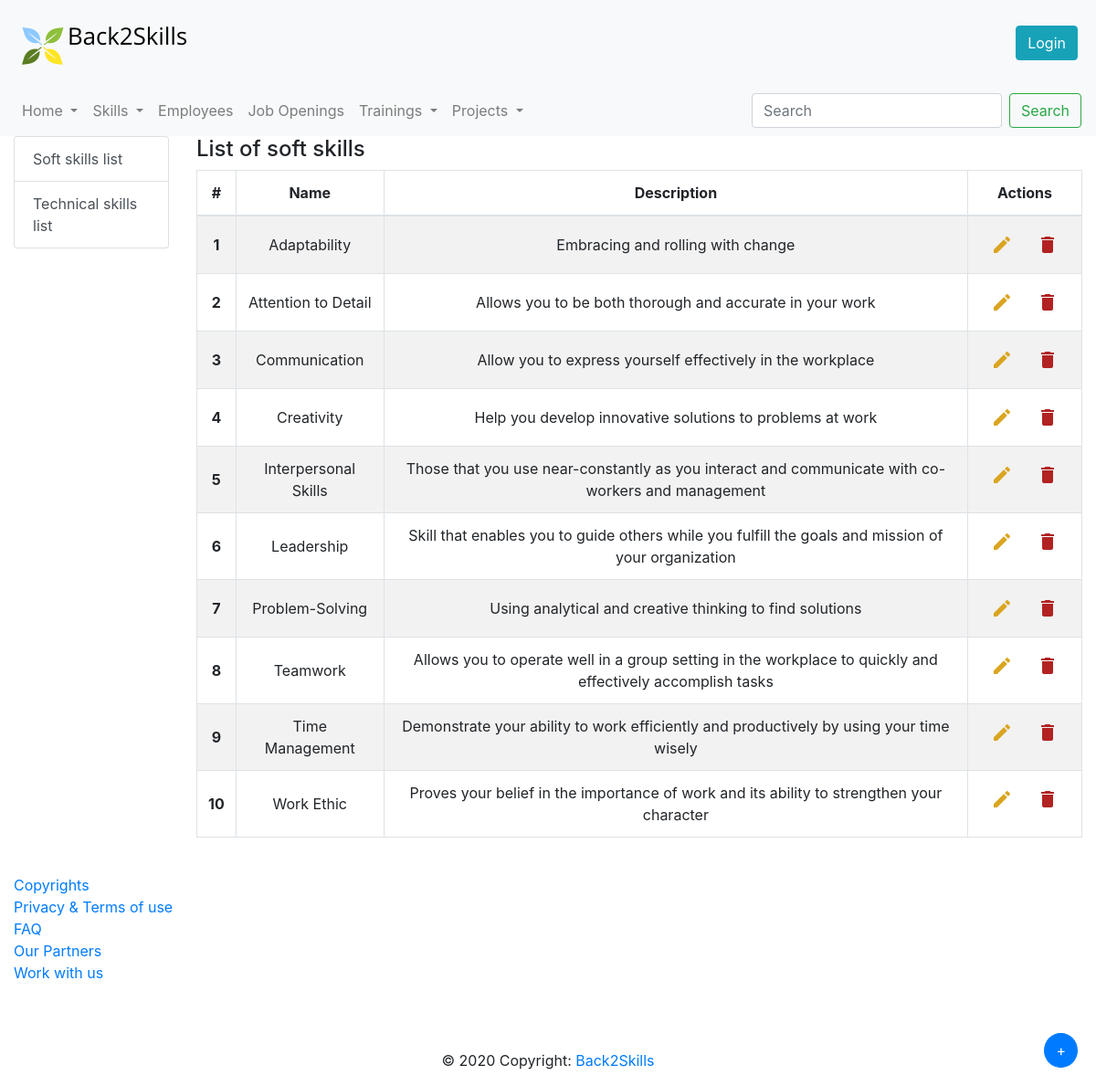
/skills, run on the app's committed database.
### database.py (models this page shows)
class Skill(db.Model):
    __tablename__ = 'skill'
    id = db.Column(db.Integer, primary_key=True)
    name = db.Column(db.String)
    description = db.Column(db.String)
    type = db.Column(db.String) #HAS TO BE "Soft" OR "Hard", no other options
    employee = db.relationship("Employee", secondary="employee_skill")
    training = db.relationship("Training", secondary="training_skill")
    role_in_project = db.relationship('Role_in_project', secondary="role_in_project_skill")
    role = db.relationship("Role", secondary="role_skill")

### app.py (the view, shortened to what this page needs)
@app.route("/skills", methods=['GET','POST'])
@app.route('/skills/<kind>')
def skills(kind="soft", s=None):
    skills_list=[]
    if kind == "soft":
        skills_list = get_soft_skills()
    elif kind == "hard":
        skills_list = get_hard_skills()
    return render_template('skills.html', skills=skills_list, skill_type=kind)

### database.py (called while the page is built)
def get_soft_skills():
    ss=Skill.query.filter(or_(Skill.type=="soft",Skill.type=="Soft")).all()
    ss.sort(key=lambda x: x.name)
    return ss

### templates/skills.html (shortened to what this page needs)
{% extends "layout.html" %}
    {% block pageContent %}
        <div class="row">
        <div class="col-md-2">
          <div class="content-section">
              <div class="list-group">
                  <a href="/skills/soft" class="list-group-item list-group-item-action">Soft skills list</a>
                  <a href="/skills/hard" class="list-group-item list-group-item-action">Technical skills list</a>
              </div>
          </div>
        </div>
          <div class="col-md-10">
              {% block sectionContent %}
                  <h4>List of {{ skill_type }} skills</h4>
                  <div class="table-responsive">
                      <table class="table table-bordered table-striped text-center">
                          <thead>
                            <tr>
                              <th scope="col">#</th>
                              <th scope="col">Name</th>
                              <th scope="col">Description</th>
                              <th scope="col">Actions</th>
                            </tr>
                          </thead>
                          <tbody>
                              {% for skill in skills %}
                                  <tr>
                                      <th class="align-middle" scope="row">{{ loop.index }}</th>
                                      <td class="align-middle">{{skill.name}}</td>
                                      <td class="align-middle">{{ skill.description }}</td>
                                      <td>
                                          <div class="btn-group" role="group" aria-label="Basic example">
                                                  <button type="button" class="btn d-flex justify-content-center align-content-between" data-toggle="modal" data-target="#editSkillModal" data-skillid="{{ skill.id }}" data-name="{{ skill.name }}" data-description="{{ skill.description }}" data-kind="{{ skill.type }}" >
                                                      <i class="material-icons" style="color: goldenrod">&#xE254; </i>
                                                  </button>
                                              <form action="{{ url_for('skills') }}" method="POST" onsubmit="return confirm('Do you really want to delete this skill?');">
                                                  <button type="submit" class="btn d-flex justify-content-center align-content-between">
                                                      <i class="material-icons" style="color: #b22222">delete</i>
                                                  </button>
                                              </form>
                                          </div>
                                      </td>
                                  </tr>
                              {% endfor %}
                          </tbody>
                      </table>
                  </div>
                  <button type="button" class="btn btn-primary rounded-circle position-fixed" style="bottom:15px;right:15px;margin:5px;" data-toggle="modal" data-target="#newSkillModal">
                      +
                  </button>
              {% endblock %}
          </div>
        </div>
    {% endblock %}

### data on the page
Skill: name "Adaptability", description "Embracing and rolling with change"
Skill: name "Attention to Detail", description "Allows you to be both thorough and accurate in your work"
Skill: name "Communication", description "Allow you to express yourself effectively in the workplace"
Skill: name "Creativity", description "Help you develop innovative solutions to problems at work"
Skill: name "Interpersonal Skills", description "Those that you use near-constantly as you interact and communicate with co-workers and management"
Skill: name "Leadership", description "Skill that enables you to guide others while you fulfill the goals and mission of your organization"
Skill: name "Problem-Solving", description "Using analytical and creative thinking to find solutions"
Skill: name "Teamwork", description "Allows you to operate well in a group setting in the workplace to quickly and effectively accomplish tasks"
Skill: name "Time Management", description "Demonstrate your ability to work efficiently and productively by using your time wisely"
Skill: name "Work Ethic", description "Proves your belief in the importance of work and its ability to strengthen your character"

### other printed values
{{ skill_type }} "soft"
